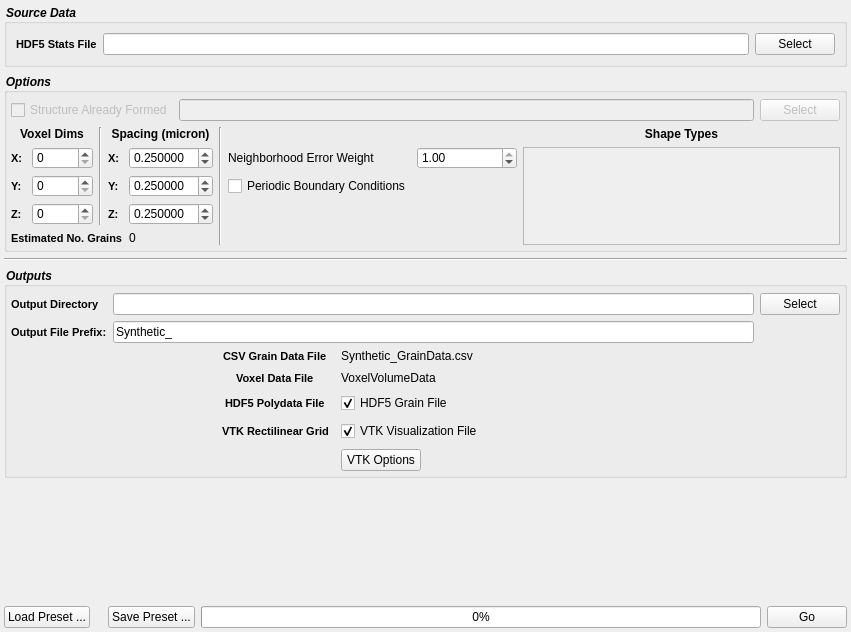
<?xml version="1.0" encoding="UTF-8"?>
<ui version="4.0">
 <class>GrainGeneratorWidget</class>
 <widget class="QWidget" name="GrainGeneratorWidget">
  <property name="geometry">
   <rect>
    <x>0</x>
    <y>0</y>
    <width>851</width>
    <height>632</height>
   </rect>
  </property>
  <property name="windowTitle">
   <string>Form</string>
  </property>
  <layout class="QGridLayout" name="gridLayout_2">
   <property name="margin">
    <number>4</number>
   </property>
   <item row="0" column="0">
    <widget class="QGroupBox" name="groupBox_3">
     <property name="minimumSize">
      <size>
       <width>0</width>
       <height>0</height>
      </size>
     </property>
     <property name="font">
      <font>
       <pointsize>-1</pointsize>
       <weight>75</weight>
       <italic>true</italic>
       <bold>true</bold>
      </font>
     </property>
     <property name="styleSheet">
      <string notr="true">QGroupBox 
{
	font-style: italic;font-weight: bold;
font-size: 12px;
}</string>
     </property>
     <property name="title">
      <string>Source Data</string>
     </property>
     <layout class="QHBoxLayout" name="horizontalLayout">
      <item>
       <widget class="QLabel" name="label_11">
        <property name="styleSheet">
         <string notr="true">QLabel {
font-weight: bold;
font-size: 11px;
}</string>
        </property>
        <property name="text">
         <string>HDF5 Stats File</string>
        </property>
       </widget>
      </item>
      <item>
       <widget class="QFSDropLineEdit" name="m_H5InputStatisticsFile"/>
      </item>
      <item>
       <widget class="QPushButton" name="m_InputH5StatisticsFileBtn">
        <property name="text">
         <string>Select</string>
        </property>
       </widget>
      </item>
     </layout>
    </widget>
   </item>
   <item row="1" column="0">
    <widget class="QGroupBox" name="groupBox_2">
     <property name="font">
      <font>
       <pointsize>-1</pointsize>
       <weight>75</weight>
       <italic>true</italic>
       <bold>true</bold>
      </font>
     </property>
     <property name="styleSheet">
      <string notr="true">QGroupBox 
{
	font-style: italic;font-weight: bold;
font-size: 12px;
}</string>
     </property>
     <property name="title">
      <string>Options</string>
     </property>
     <layout class="QVBoxLayout" name="verticalLayout_6">
      <property name="spacing">
       <number>6</number>
      </property>
      <property name="leftMargin">
       <number>4</number>
      </property>
      <property name="topMargin">
       <number>6</number>
      </property>
      <property name="rightMargin">
       <number>4</number>
      </property>
      <property name="bottomMargin">
       <number>4</number>
      </property>
      <item>
       <layout class="QGridLayout" name="gridLayout_25">
        <item row="0" column="0">
         <widget class="QCheckBox" name="m_AlreadyFormed">
          <property name="enabled">
           <bool>false</bool>
          </property>
          <property name="text">
           <string>Structure Already Formed</string>
          </property>
         </widget>
        </item>
        <item row="0" column="1">
         <widget class="QFSDropLineEdit" name="m_StructureFile">
          <property name="enabled">
           <bool>false</bool>
          </property>
         </widget>
        </item>
        <item row="0" column="2">
         <widget class="QPushButton" name="m_StructureFileBtn">
          <property name="enabled">
           <bool>false</bool>
          </property>
          <property name="text">
           <string>Select</string>
          </property>
         </widget>
        </item>
       </layout>
      </item>
      <item>
       <layout class="QGridLayout" name="gridLayout_7">
        <item row="1" column="0">
         <widget class="QLabel" name="label">
          <property name="styleSheet">
           <string notr="true">QLabel {
font-weight: bold;
font-size: 11px;
}</string>
          </property>
          <property name="text">
           <string>X:</string>
          </property>
         </widget>
        </item>
        <item row="2" column="0">
         <widget class="QLabel" name="label_6">
          <property name="styleSheet">
           <string notr="true">QLabel {
font-weight: bold;
font-size: 11px;
}</string>
          </property>
          <property name="text">
           <string>Y:</string>
          </property>
         </widget>
        </item>
        <item row="3" column="0">
         <widget class="QLabel" name="label_7">
          <property name="styleSheet">
           <string notr="true">QLabel {
font-weight: bold;
font-size: 11px;
}</string>
          </property>
          <property name="text">
           <string>Z:</string>
          </property>
         </widget>
        </item>
        <item row="3" column="1">
         <widget class="QSpinBox" name="m_ZPoints">
          <property name="maximum">
           <number>10000</number>
          </property>
         </widget>
        </item>
        <item row="2" column="1">
         <widget class="QSpinBox" name="m_YPoints">
          <property name="maximum">
           <number>10000</number>
          </property>
         </widget>
        </item>
        <item row="1" column="1">
         <widget class="QSpinBox" name="m_XPoints">
          <property name="maximum">
           <number>10000</number>
          </property>
         </widget>
        </item>
        <item row="1" column="3">
         <widget class="QLabel" name="label_15">
          <property name="styleSheet">
           <string notr="true">QLabel {
font-weight: bold;
font-size: 11px;
}</string>
          </property>
          <property name="text">
           <string>X:</string>
          </property>
         </widget>
        </item>
        <item row="2" column="3">
         <widget class="QLabel" name="label_18">
          <property name="styleSheet">
           <string notr="true">QLabel {
font-weight: bold;
font-size: 11px;
}</string>
          </property>
          <property name="text">
           <string>Y:</string>
          </property>
         </widget>
        </item>
        <item row="3" column="3">
         <widget class="QLabel" name="label_16">
          <property name="styleSheet">
           <string notr="true">QLabel {
font-weight: bold;
font-size: 11px;
}</string>
          </property>
          <property name="text">
           <string>Z:</string>
          </property>
         </widget>
        </item>
        <item row="1" column="4">
         <widget class="QDoubleSpinBox" name="m_XResolution">
          <property name="decimals">
           <number>6</number>
          </property>
          <property name="singleStep">
           <double>0.250000000000000</double>
          </property>
          <property name="value">
           <double>0.250000000000000</double>
          </property>
         </widget>
        </item>
        <item row="2" column="4">
         <widget class="QDoubleSpinBox" name="m_ZResolution">
          <property name="decimals">
           <number>6</number>
          </property>
          <property name="singleStep">
           <double>0.250000000000000</double>
          </property>
          <property name="value">
           <double>0.250000000000000</double>
          </property>
         </widget>
        </item>
        <item row="3" column="4">
         <widget class="QDoubleSpinBox" name="m_YResolution">
          <property name="decimals">
           <number>6</number>
          </property>
          <property name="singleStep">
           <double>0.250000000000000</double>
          </property>
          <property name="value">
           <double>0.250000000000000</double>
          </property>
         </widget>
        </item>
        <item row="1" column="8" rowspan="4">
         <widget class="QScrollArea" name="m_ShapeTypeScrollArea">
          <property name="minimumSize">
           <size>
            <width>250</width>
            <height>0</height>
           </size>
          </property>
          <property name="widgetResizable">
           <bool>true</bool>
          </property>
          <widget class="QWidget" name="m_ShapeTypeScrollContents">
           <property name="geometry">
            <rect>
             <x>0</x>
             <y>0</y>
             <width>250</width>
             <height>121</height>
            </rect>
           </property>
           <layout class="QFormLayout" name="formLayout_2">
            <property name="fieldGrowthPolicy">
             <enum>QFormLayout::FieldsStayAtSizeHint</enum>
            </property>
            <property name="horizontalSpacing">
             <number>6</number>
            </property>
            <property name="verticalSpacing">
             <number>6</number>
            </property>
            <property name="margin">
             <number>4</number>
            </property>
           </layout>
          </widget>
         </widget>
        </item>
        <item row="0" column="0" colspan="2">
         <widget class="QLabel" name="label_19">
          <property name="font">
           <font>
            <pointsize>-1</pointsize>
            <weight>75</weight>
            <bold>true</bold>
           </font>
          </property>
          <property name="styleSheet">
           <string notr="true">QLabel {
font-weight: bold;
font-size: 12px;
}</string>
          </property>
          <property name="text">
           <string>Voxel Dims</string>
          </property>
          <property name="alignment">
           <set>Qt::AlignCenter</set>
          </property>
         </widget>
        </item>
        <item row="0" column="3" colspan="2">
         <widget class="QLabel" name="label_20">
          <property name="font">
           <font>
            <pointsize>-1</pointsize>
            <weight>75</weight>
            <bold>true</bold>
           </font>
          </property>
          <property name="styleSheet">
           <string notr="true">QLabel {
font-weight: bold;
font-size: 12px;
}</string>
          </property>
          <property name="text">
           <string>Spacing (micron)</string>
          </property>
          <property name="alignment">
           <set>Qt::AlignCenter</set>
          </property>
         </widget>
        </item>
        <item row="0" column="8">
         <widget class="QLabel" name="label_171">
          <property name="font">
           <font>
            <pointsize>-1</pointsize>
            <weight>75</weight>
            <bold>true</bold>
           </font>
          </property>
          <property name="styleSheet">
           <string notr="true">QLabel {
font-weight: bold;
font-size: 12px;
}</string>
          </property>
          <property name="text">
           <string>Shape Types</string>
          </property>
          <property name="alignment">
           <set>Qt::AlignCenter</set>
          </property>
         </widget>
        </item>
        <item row="4" column="0" colspan="4">
         <widget class="QLabel" name="label_9">
          <property name="styleSheet">
           <string>QLabel {
font-weight: bold;
font-size: 11px;
}</string>
          </property>
          <property name="text">
           <string>Estimated No. Grains</string>
          </property>
         </widget>
        </item>
        <item row="4" column="4">
         <widget class="QLabel" name="m_EstimatedGrains">
          <property name="text">
           <string>0</string>
          </property>
         </widget>
        </item>
        <item row="1" column="7">
         <widget class="QDoubleSpinBox" name="m_NeighborhoodErrorWeight">
          <property name="minimumSize">
           <size>
            <width>100</width>
            <height>0</height>
           </size>
          </property>
          <property name="maximum">
           <double>1.000000000000000</double>
          </property>
          <property name="singleStep">
           <double>0.100000000000000</double>
          </property>
          <property name="value">
           <double>1.000000000000000</double>
          </property>
         </widget>
        </item>
        <item row="1" column="6">
         <widget class="QLabel" name="label_3">
          <property name="text">
           <string>Neighborhood Error Weight</string>
          </property>
         </widget>
        </item>
        <item row="2" column="6">
         <widget class="QCheckBox" name="m_PeriodicBoundaryConditions">
          <property name="text">
           <string>Periodic Boundary Conditions</string>
          </property>
         </widget>
        </item>
        <item row="0" column="5" rowspan="5">
         <widget class="Line" name="line">
          <property name="orientation">
           <enum>Qt::Vertical</enum>
          </property>
         </widget>
        </item>
        <item row="0" column="2" rowspan="4">
         <widget class="Line" name="line_2">
          <property name="lineWidth">
           <number>1</number>
          </property>
          <property name="orientation">
           <enum>Qt::Vertical</enum>
          </property>
         </widget>
        </item>
       </layout>
      </item>
     </layout>
    </widget>
   </item>
   <item row="2" column="0">
    <widget class="Line" name="line_7">
     <property name="orientation">
      <enum>Qt::Horizontal</enum>
     </property>
    </widget>
   </item>
   <item row="3" column="0">
    <widget class="QGroupBox" name="groupBox">
     <property name="font">
      <font>
       <pointsize>-1</pointsize>
       <weight>75</weight>
       <italic>true</italic>
       <bold>true</bold>
      </font>
     </property>
     <property name="styleSheet">
      <string notr="true">QGroupBox 
{
	font-style: italic;font-weight: bold;
font-size: 12px;
}</string>
     </property>
     <property name="title">
      <string>Outputs</string>
     </property>
     <layout class="QVBoxLayout" name="verticalLayout_2">
      <property name="spacing">
       <number>6</number>
      </property>
      <property name="leftMargin">
       <number>4</number>
      </property>
      <property name="topMargin">
       <number>6</number>
      </property>
      <property name="rightMargin">
       <number>4</number>
      </property>
      <property name="bottomMargin">
       <number>4</number>
      </property>
      <item>
       <layout class="QGridLayout" name="gridLayout">
        <item row="0" column="0">
         <widget class="QLabel" name="label_2">
          <property name="styleSheet">
           <string notr="true">QLabel {
font-weight: bold;
font-size: 11px;
}</string>
          </property>
          <property name="text">
           <string>Output Directory</string>
          </property>
         </widget>
        </item>
        <item row="0" column="1">
         <widget class="QFSDropLineEdit" name="m_OutputDir"/>
        </item>
        <item row="1" column="1">
         <widget class="QLineEdit" name="m_OutputFilePrefix">
          <property name="text">
           <string>Synthetic_</string>
          </property>
         </widget>
        </item>
        <item row="1" column="0">
         <widget class="QLabel" name="label_5">
          <property name="styleSheet">
           <string notr="true">QLabel {
font-weight: bold;
font-size: 11px;
}</string>
          </property>
          <property name="text">
           <string>Output File Prefix:</string>
          </property>
         </widget>
        </item>
        <item row="0" column="2">
         <widget class="QPushButton" name="m_OutputDirBtn">
          <property name="text">
           <string>Select</string>
          </property>
         </widget>
        </item>
       </layout>
      </item>
      <item>
       <layout class="QFormLayout" name="formLayout_6">
        <property name="fieldGrowthPolicy">
         <enum>QFormLayout::FieldsStayAtSizeHint</enum>
        </property>
        <property name="labelAlignment">
         <set>Qt::AlignCenter</set>
        </property>
        <property name="formAlignment">
         <set>Qt::AlignHCenter|Qt::AlignTop</set>
        </property>
        <property name="horizontalSpacing">
         <number>12</number>
        </property>
        <property name="verticalSpacing">
         <number>8</number>
        </property>
        <item row="0" column="0">
         <widget class="QLabel" name="label_8">
          <property name="styleSheet">
           <string notr="true">QLabel {
font-weight: bold;
font-size: 11px;
}</string>
          </property>
          <property name="text">
           <string>CSV Grain Data File</string>
          </property>
         </widget>
        </item>
        <item row="0" column="1">
         <widget class="QLabel" name="m_GrainDataFile">
          <property name="text">
           <string>Synthetic_GrainData.csv</string>
          </property>
         </widget>
        </item>
        <item row="1" column="0">
         <widget class="QLabel" name="label_10">
          <property name="styleSheet">
           <string notr="true">QLabel {
font-weight: bold;
font-size: 11px;
}</string>
          </property>
          <property name="text">
           <string>Voxel Data File</string>
          </property>
         </widget>
        </item>
        <item row="1" column="1">
         <widget class="QLabel" name="m_H5VoxelFile">
          <property name="minimumSize">
           <size>
            <width>300</width>
            <height>0</height>
           </size>
          </property>
          <property name="text">
           <string>VoxelVolumeData</string>
          </property>
         </widget>
        </item>
        <item row="2" column="0">
         <widget class="QLabel" name="label_12">
          <property name="styleSheet">
           <string notr="true">QLabel {
font-weight: bold;
font-size: 11px;
}</string>
          </property>
          <property name="text">
           <string>HDF5 Polydata File</string>
          </property>
         </widget>
        </item>
        <item row="2" column="1">
         <widget class="QCheckBox" name="m_HDF5GrainFile">
          <property name="text">
           <string>HDF5 Grain File</string>
          </property>
          <property name="checked">
           <bool>true</bool>
          </property>
         </widget>
        </item>
        <item row="3" column="0">
         <widget class="QLabel" name="label_14">
          <property name="styleSheet">
           <string notr="true">QLabel {
font-weight: bold;
font-size: 11px;
}</string>
          </property>
          <property name="text">
           <string>VTK Rectilinear Grid</string>
          </property>
         </widget>
        </item>
        <item row="3" column="1">
         <widget class="QCheckBox" name="m_VisualizationVizFile">
          <property name="text">
           <string>VTK Visualization File</string>
          </property>
          <property name="checked">
           <bool>true</bool>
          </property>
         </widget>
        </item>
        <item row="4" column="1">
         <widget class="QPushButton" name="m_VtkOptionsBtn">
          <property name="text">
           <string>VTK Options</string>
          </property>
         </widget>
        </item>
       </layout>
      </item>
     </layout>
    </widget>
   </item>
   <item row="4" column="0">
    <spacer name="verticalSpacer">
     <property name="orientation">
      <enum>Qt::Vertical</enum>
     </property>
     <property name="sizeHint" stdset="0">
      <size>
       <width>20</width>
       <height>40</height>
      </size>
     </property>
    </spacer>
   </item>
   <item row="5" column="0">
    <layout class="QHBoxLayout" name="BIG_LAYOUT">
     <item>
      <widget class="QPushButton" name="m_LoadSettingsBtn">
       <property name="text">
        <string>Load Preset ...</string>
       </property>
      </widget>
     </item>
     <item>
      <spacer name="horizontalSpacer_19">
       <property name="orientation">
        <enum>Qt::Horizontal</enum>
       </property>
       <property name="sizeType">
        <enum>QSizePolicy::Fixed</enum>
       </property>
       <property name="sizeHint" stdset="0">
        <size>
         <width>12</width>
         <height>20</height>
        </size>
       </property>
      </spacer>
     </item>
     <item>
      <widget class="QPushButton" name="m_SaveSettingsBtn">
       <property name="text">
        <string>Save Preset ...</string>
       </property>
      </widget>
     </item>
     <item>
      <widget class="QProgressBar" name="m_progressBar">
       <property name="value">
        <number>0</number>
       </property>
      </widget>
     </item>
     <item>
      <widget class="QPushButton" name="m_GoBtn">
       <property name="text">
        <string>Go</string>
       </property>
      </widget>
     </item>
    </layout>
   </item>
  </layout>
 </widget>
 <customwidgets>
  <customwidget>
   <class>QFSDropLineEdit</class>
   <extends>QLineEdit</extends>
   <header location="global">QFSDropLineEdit.h</header>
  </customwidget>
 </customwidgets>
 <tabstops>
  <tabstop>m_XPoints</tabstop>
  <tabstop>m_YPoints</tabstop>
  <tabstop>m_ZPoints</tabstop>
  <tabstop>m_XResolution</tabstop>
  <tabstop>m_ZResolution</tabstop>
  <tabstop>m_YResolution</tabstop>
  <tabstop>m_OutputDir</tabstop>
  <tabstop>m_OutputDirBtn</tabstop>
  <tabstop>m_OutputFilePrefix</tabstop>
  <tabstop>m_LoadSettingsBtn</tabstop>
  <tabstop>m_SaveSettingsBtn</tabstop>
  <tabstop>m_GoBtn</tabstop>
 </tabstops>
 <resources/>
 <connections>
  <connection>
   <sender>m_AlreadyFormed</sender>
   <signal>toggled(bool)</signal>
   <receiver>m_StructureFile</receiver>
   <slot>setEnabled(bool)</slot>
   <hints>
    <hint type="sourcelabel">
     <x>133</x>
     <y>84</y>
    </hint>
    <hint type="destinationlabel">
     <x>243</x>
     <y>84</y>
    </hint>
   </hints>
  </connection>
  <connection>
   <sender>m_AlreadyFormed</sender>
   <signal>toggled(bool)</signal>
   <receiver>m_StructureFileBtn</receiver>
   <slot>setEnabled(bool)</slot>
   <hints>
    <hint type="sourcelabel">
     <x>32</x>
     <y>85</y>
    </hint>
    <hint type="destinationlabel">
     <x>695</x>
     <y>86</y>
    </hint>
   </hints>
  </connection>
 </connections>
</ui>
